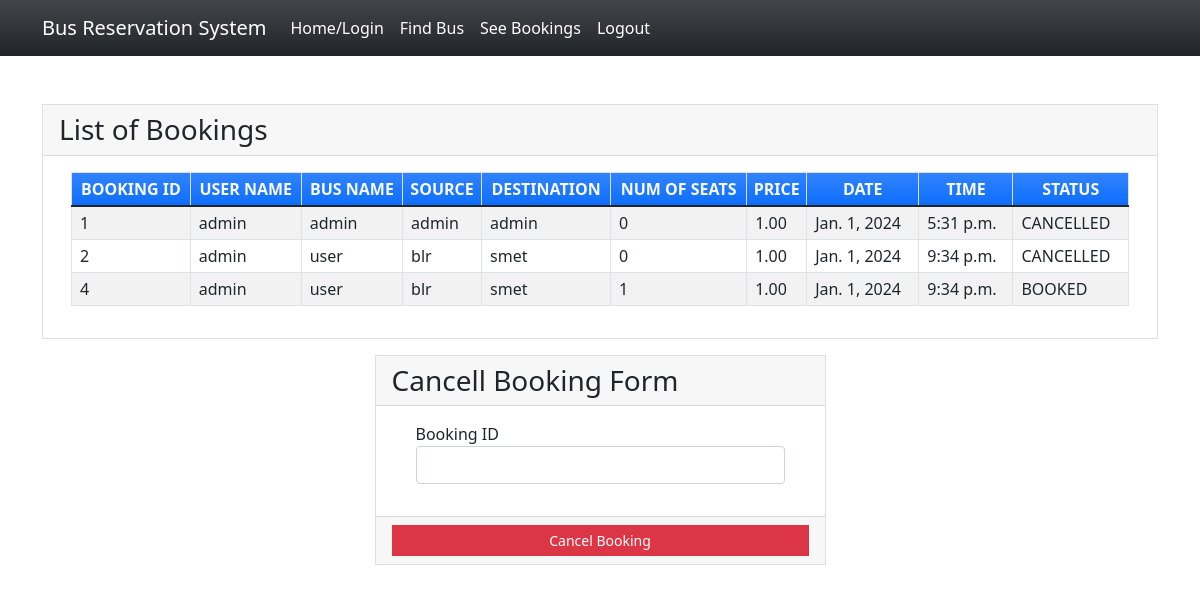
/seebookings (signed in), run on the app's committed database.
### myapp/models.py (models this page shows, shortened)
class Book(models.Model):
    BOOKED = 'B'
    CANCELLED = 'C'
    TICKET_STATUSES = ((BOOKED, 'Booked'),
                       (CANCELLED, 'Cancelled'),)
    email = models.EmailField()
    name = models.CharField(max_length=30)
    userid =models.DecimalField(decimal_places=0, max_digits=2)
    busid=models.DecimalField(decimal_places=0, max_digits=2)
    bus_name = models.CharField(max_length=30)
    source = models.CharField(max_length=30)
    dest = models.CharField(max_length=30)
    nos = models.DecimalField(decimal_places=0, max_digits=2)
    price = models.DecimalField(decimal_places=2, max_digits=6)
    date = models.DateField()
    time = models.TimeField()
    status = models.CharField(choices=TICKET_STATUSES, default=BOOKED, max_length=2)
    class Meta:
        verbose_name_plural = "List of Books"

### myapp/views.py (the view)
# urls.py: path('seebookings', views.seebookings, name="seebookings"),
@login_required(login_url='signin')
def seebookings(request,new={}):
    context = {}
    id_r = request.user.id
    book_list = Book.objects.filter(userid=id_r)
    if book_list:
        return render(request, 'myapp/booklist.html', locals())
    else:
        context["error"] = "Sorry no buses booked"
        return render(request, 'myapp/findbus.html', context)

### myapp/templates/myapp/booklist.html (shortened to what this page needs)
{% extends 'myapp/base.html' %} {% block content %}
<div class="container my-5">
    <div class="card rounded-0">
        <div class="card-header">
            <div class="card-title h3 mb-0">List of Bookings</div>
        </div>
        <div class="card-body">
            <div class="container-fluid">
                <table class="table table-bordered table-striped">
                    <thead>
                        <tr class="bg-gradient bg-primary text-light">
                            <th class="p-1 text-center">BOOKING ID</th>
                            <th class="p-1 text-center">USER NAME</th>
                            <th class="p-1 text-center">BUS NAME</th>
                            <th class="p-1 text-center">SOURCE</th>
                            <th class="p-1 text-center">DESTINATION</th>
                            <th class="p-1 text-center">NUM OF SEATS</th>
                            <th class="p-1 text-center">PRICE</th>
                            <th class="p-1 text-center">DATE</th>
                            <th class="p-1 text-center">TIME</th>
                            <th class="p-1 text-center">STATUS</th>
                        </tr>
                    </thead>
                    {% for row in book_list %}
                    <tr>
                        <td class="px-2 py-1 align-middle">{{row.id}}</td>
                        <td class="px-2 py-1 align-middle">{{row.name}}</td>
                        <td class="px-2 py-1 align-middle">{{row.bus_name}}</td>
                        <td class="px-2 py-1 align-middle">{{row.source}}</td>
                        <td class="px-2 py-1 align-middle">{{row.dest}}</td>
                        <td class="px-2 py-1 align-middle">{{row.nos}}</td>
                        <td class="px-2 py-1 align-middle">{{row.price}}</td>
                        <td class="px-2 py-1 align-middle">{{row.date}}</td>
                        <td class="px-2 py-1 align-middle">{{row.time}}</td>
                        <td class="px-2 py-1 align-middle">{{row.status}}</td>
                    </tr>
                    {% endfor %}
                </table>
            </div>
        </div>
    </div>
    <div class="row mt-3 justify-content-center">
        <div class="col-lg-5 col-md-7 col-sm-10 col-xs-12">
            <div class="card rounded-0">
                <div class="card-header">
                    <div class="card-title h3 mb-0">Cancell Booking Form</div>
                </div>
                <div class="card-body">
                    <div class="container-fluid">
                        <form action="{% url 'cancellings' %}" method="post" id="cancel-form">
                            <div class="mb-3">
                                <label for="bus_id" class="control-label">Booking ID</label>
                                <input name='bus_id' class="form-control" type="number" id="bus_id">
                            </div>
                        </form>
                    </div>
                </div>
                <div class="card-footer text-center">
                    <button class="btn btn-sm rounded-0 btn-danger w-100" form="cancel-form">Cancel Booking</button>
                </div>
            </div>
        </div>
    </div>
</div>
{% endblock %}

### myapp/templates/myapp/base.html (shortened to what this page needs)
<!doctype html>
<html lang="en">
<head>
    <link rel="stylesheet" href="https://cdn.jsdelivr.net/npm/bootstrap@5.1.3/dist/css/bootstrap.min.css">
</head>
<body>
<nav class="navbar navbar-expand-lg navbar-light bg-gradient bg-dark">
    <div class="container">
            <a class="navbar-brand" href="#" style="color: white;">Bus Reservation System</a>
        <div class="collapse navbar-collapse" id="navbarNavAltMarkup">
            <div class="navbar-nav" >
                <a class="nav-item nav-link active" href="{% url 'home' %}" style="color: white;">Home/Login</a>
                <a class="nav-item nav-link" href="{% url 'findbus' %}" style="color: white;">Find Bus</a>
                <a class="nav-item nav-link" href="{% url 'seebookings' %}" style="color: white;">See Bookings</a>
                {% if request.user.is_active %}
                <a class="nav-item nav-link " href="{% url 'signout' %}" style="color: white;">Logout</a>
                {% else %}
                <a class="nav-item nav-link " href="{% url 'signup' %}" style="color: white;">Registration</a>
                {% endif %}
            </div>
        </div>
    </div>
</nav>
{% block content %}
{% endblock %}
</body>
</html>

### myapp/templates/myapp/base.html (style rules this page uses)
body { background-image: url(https://encrypted-tbn0.gstatic.com/images?q=tbn:ANd9GcT1BSmP5b_Ad18ddiFSWDfGFjaJcuK3aupS040lAvxhekSM4Ggh5HUHpakBrpVm35w00i4&usqp=CAU); background-repeat: no-repeat; background-size: cover; }

### data on the page
Book: id "1", name "admin", bus_name "admin", source "admin", dest "admin", nos "0", price "1.00", date "Jan. 1, 2024", time "5:31 p.m.", status "CANCELLED"
Book: id "2", name "admin", bus_name "user", source "blr", dest "smet", nos "0", price "1.00", date "Jan. 1, 2024", time "9:34 p.m.", status "CANCELLED"
Book: id "4", name "admin", bus_name "user", source "blr", dest "smet", nos "1", price "1.00", date "Jan. 1, 2024", time "9:34 p.m.", status "BOOKED"
